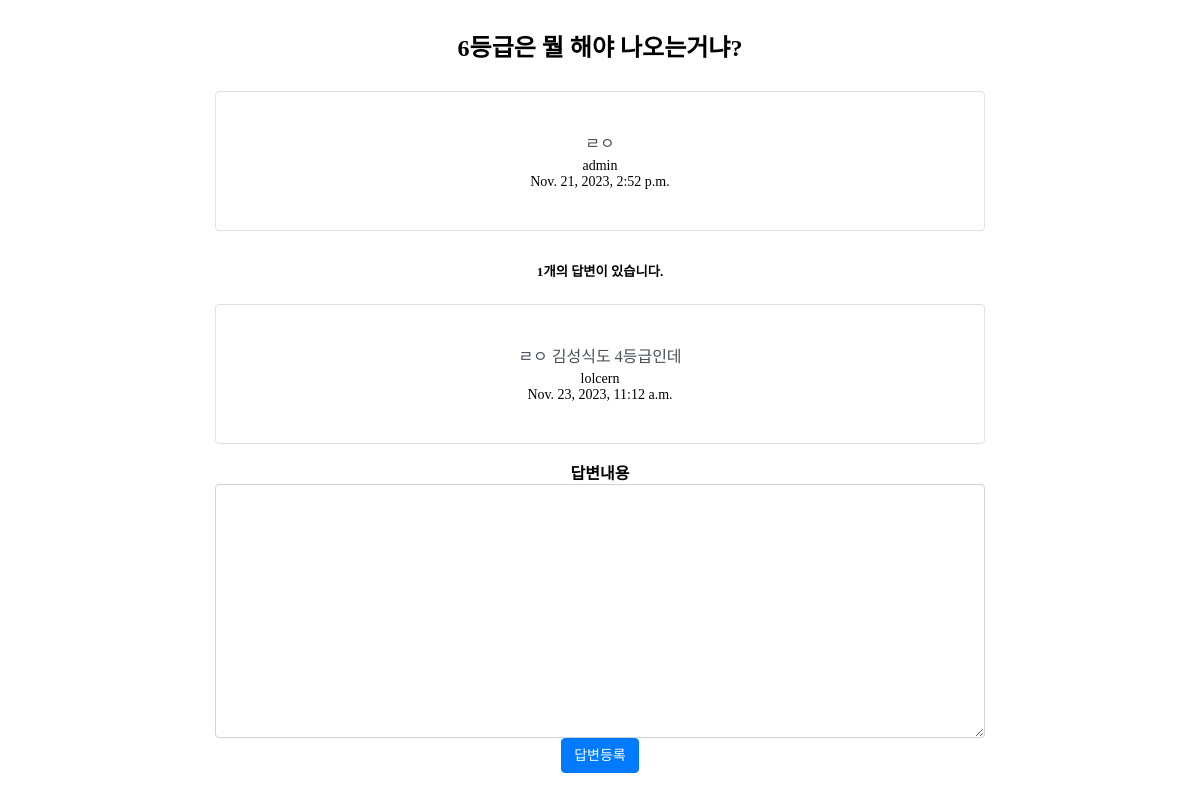
The page /community/17/ on the database its author committed.
### community/models.py (models this page shows)
class Question(models.Model):
    author = models.ForeignKey(User, on_delete=models.CASCADE)
    subject = models.CharField(max_length=200)
    content = models.TextField()
    create_date = models.DateTimeField()
    modify_date = models.DateTimeField(null=True, blank=True)

class Answer(models.Model):
    author = models.ForeignKey(User, on_delete=models.CASCADE)
    question = models.ForeignKey(Question, on_delete=models.CASCADE)
    content = models.TextField()
    create_date = models.DateTimeField()
    modify_date = models.DateTimeField(null=True, blank=True)

### community/views.py (the view)
# urls.py: path('<int:question_id>/', views.detail, name='detail'),
def detail(request, question_id):
    question = get_object_or_404(Question, pk=question_id)
    context = {'question': question}
    return render(request, 'community/question_detail.html', context)

### todolist/templates/community/question_detail.html (shortened to what this page needs)
{% block content %}
{% load static %}
<link
      rel="stylesheet"
      type="text/css"
      href="{% static 'question_detail.css' %}"
    />
<div class="container my-3">
  <h2 class="border-bottom py-2">{{ question.subject }}</h2>
  <div class="card my-3">
    <div class="card-body">
      <div class="card-text" style="white-space: pre-line">
        {{ question.content }}
      </div>
      <div class="d-flex justify-content-end">
        <div class="badge bg-light text-dark p-2 text-start">
          <div class="mb-2">{{ question.author.username }}</div>
          <div>{{ question.create_date }}</div>
        </div>
      </div>
    </div>
  </div>
  <h5 class="border-bottom my-3 py-2">
    {{question.answer_set.count}}개의 답변이 있습니다.
  </h5>
  {% for answer in question.answer_set.all %}
  <div class="card my-3">
    <div class="card-body">
      <div class="card-text" style="white-space: pre-line">
        {{ answer.content }}
      </div>
      <div class="d-flex justify-content-end">
        <div class="badge bg-light text-dark p-2 text-start">
          <div class="mb-2">{{ answer.author.username }}</div>
          <div>{{ answer.create_date }}</div>
        </div>
      </div>
    </div>
  </div>
  {% endfor %}
  <form
    action="{% url 'community:answer_create' question.id %}"
    method="post"
    class="my-3"
  >
    <div class="mb-3">
      <label for="content" class="form-label">답변내용</label>
      <textarea
        {%
        if
        not
        user.is_authenticated
        %}disabled{%
        endif
        %}
        name="content"
        id="content"
        class="form-control"
        rows="10"
      ></textarea>
    </div>
    <input type="submit" value="답변등록" class="btn btn-primary" />
  </form>
</div>
{% endblock %}

### igmitt/static/question_detail.css (style rules this page uses)
.container { max-width: 800px; width: 100%; padding: 0 15px; box-sizing: border-box; text-align: center; }
.card { border: 1px solid #dee2e6; border-radius: 0.25rem; }
.card-body { padding: 1.25rem; }
.card-text { color: #495057; }
.badge { padding: 0.25rem 0.5rem; font-size: 0.875rem; }
.btn { display: inline-block; font-weight: 400; color: #007bff; text-align: center; vertical-align: middle; user-select: none; background-color: transparent; border: 1px solid #007bff; padding: 0.375rem 0.75rem; font-size: 0.875rem; line-height: 1.5; border-radius: 0.25rem; transition: color 0.15s ease-in-out, background-color 0.15s ease-in-out, border-color 0.15s ease-in-out, box-shadow 0.15s ease-in-out; }
.btn-primary { color: #fff; background-color: #007bff; border-color: #007bff; }
.form-label { margin-bottom: 0.5rem; font-weight: bold; }
.form-control { display: block; width: 100%; padding: 0.375rem 0.75rem; font-size: 1rem; line-height: 1.5; color: #495057; background-color: #fff; background-clip: padding-box; border: 1px solid #ced4da; border-radius: 0.25rem; transition: border-color 0.15s ease-in-out, box-shadow 0.15s ease-in-out; }
.my-3 { margin-bottom: 1rem; }
.py-2 { padding-top: 0.5rem; padding-bottom: 0.5rem; }

### rows shown on the page
Question: subject "6등급은 뭘 해야 나오는거냐?", content "ㄹㅇ", author.username "admin", create_date "Nov. 21, 2023, 2:52 p.m.", answer_set.count "1"
Answer: content "ㄹㅇ 김성식도 4등급인데", author.username "lolcern", create_date "Nov. 23, 2023, 11:12 a.m."
